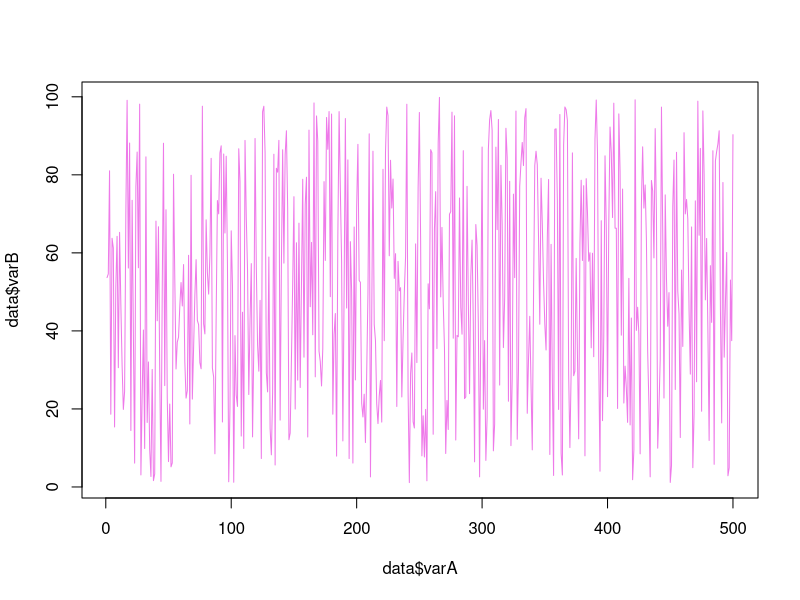
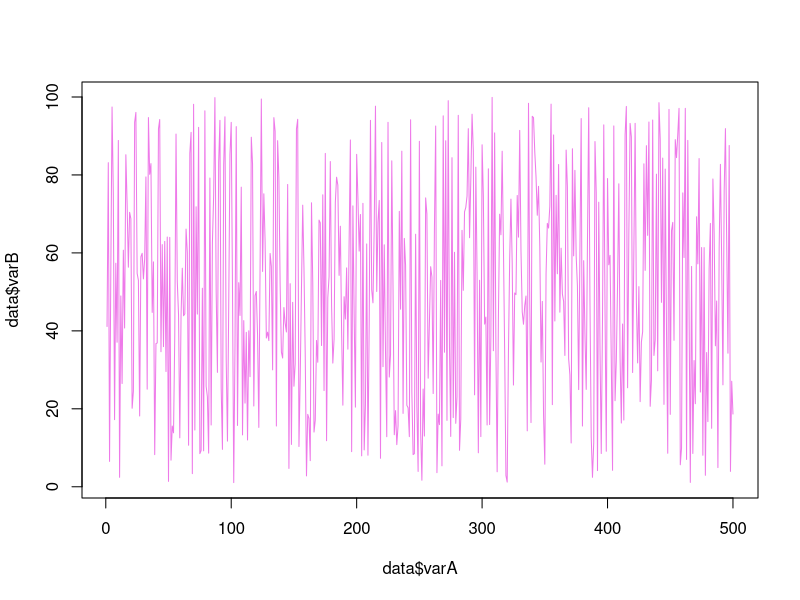
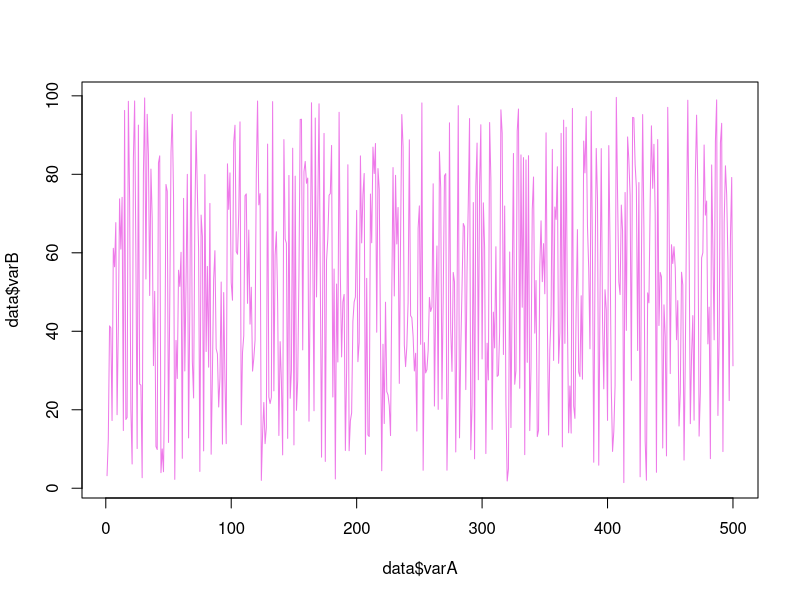
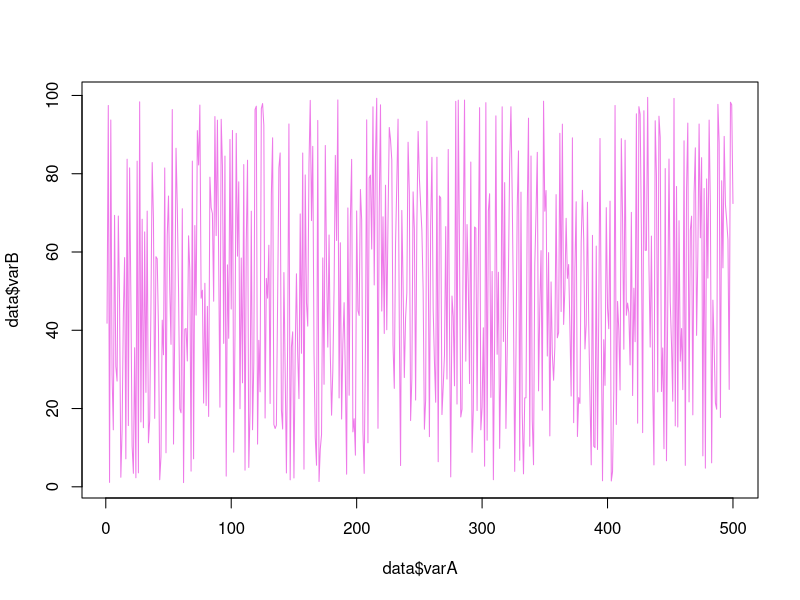
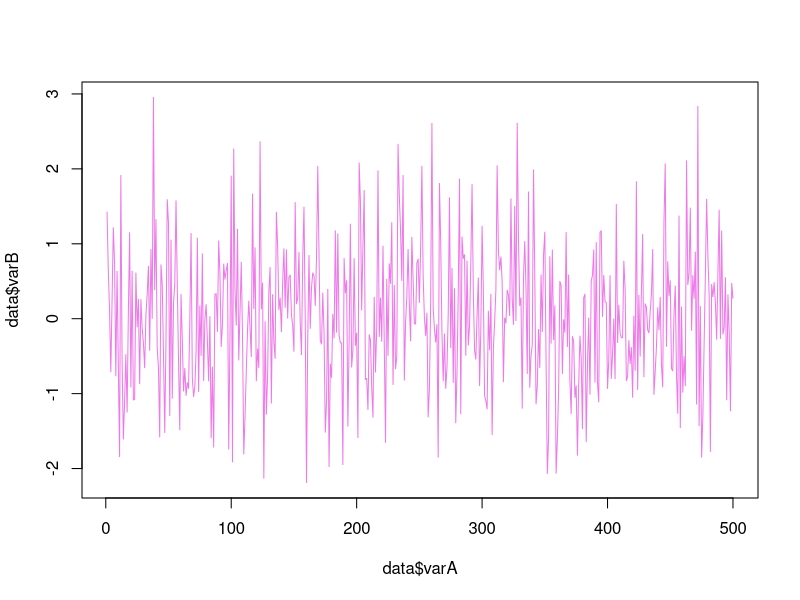

Source code (R) for these figures, in order:
## ---- chunk 1
#| echo: TRUE
#| output: FALSE

varA<-c(1:500)
varB<-runif(500,1,100)

data<-data.frame(varA,varB)

plot(data$varA,data$varB,type="l",col="orchid2")
## ---- chunk 2
#| echo: FALSE

varA<-c(1:500)
varB<-runif(500,1,100)

data<-data.frame(varA,varB)

plot(data$varA,data$varB,type="l",col="orchid2")
## ---- chunk 3
#| echo: TRUE
#| output: FALSE

varA<-c(1:500)
varB<-runif(500,1,100)

data<-data.frame(varA,varB)

plot(data$varA,data$varB,type="l",col="orchid2")
## ---- chunk 4
#| echo: TRUE
#| output: FALSE

#here's where we make some data
varA<-c(1:500)
varB<-runif(500,1,100)

#here's where we put it together in a dataframe
data<-data.frame(varA,varB)


#here's where we plot that data
plot(data$varA,data$varB,type="l",col="orchid2")
## ---- chunk 5
#| echo: TRUE
#| output: FALSE

#here's where we make some data
varA<-c(1:500)
#varB<-runif(500,1,100)
varB<-rnorm(500,0,1)  #Trying out a normal distribution here

#here's where we put it together in a dataframe
data<-data.frame(varA,varB)


#here's where we plot that data
plot(data$varA,data$varB,type="l",col="orchid2")
